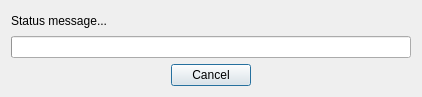
<?xml version="1.0" encoding="UTF-8"?>
<ui version="4.0">
 <class>diag_backgroundworker</class>
 <widget class="QDialog" name="diag_backgroundworker">
  <property name="geometry">
   <rect>
    <x>0</x>
    <y>0</y>
    <width>418</width>
    <height>97</height>
   </rect>
  </property>
  <property name="windowTitle">
   <string>File transfer...</string>
  </property>
  <property name="modal">
   <bool>true</bool>
  </property>
  <layout class="QVBoxLayout" name="verticalLayout">
   <item>
    <widget class="QLabel" name="lbl_status">
     <property name="text">
      <string notr="true">Status message...</string>
     </property>
    </widget>
   </item>
   <item>
    <widget class="QProgressBar" name="pgb_status">
     <property name="minimumSize">
      <size>
       <width>400</width>
       <height>0</height>
      </size>
     </property>
    </widget>
   </item>
   <item>
    <widget class="QDialogButtonBox" name="btn_box">
     <property name="orientation">
      <enum>Qt::Horizontal</enum>
     </property>
     <property name="standardButtons">
      <set>QDialogButtonBox::Cancel</set>
     </property>
     <property name="centerButtons">
      <bool>true</bool>
     </property>
    </widget>
   </item>
  </layout>
 </widget>
 <resources/>
 <connections/>
</ui>
